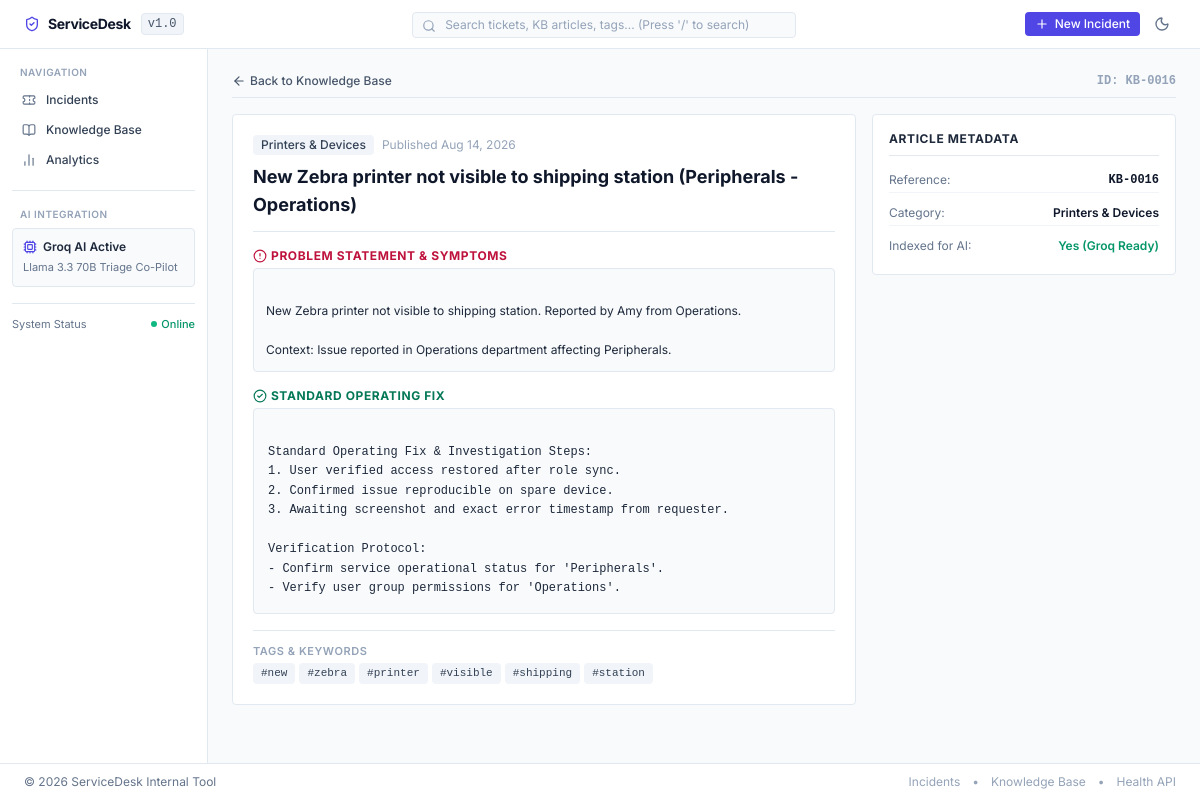
Page /kb/16 on the committed database.
### app/models.py (models this page shows)
class KBArticle(Base):
    __tablename__ = "kb_articles"
    id = Column(Integer, primary_key=True, index=True, autoincrement=True)
    title = Column(String(255), nullable=False)
    category = Column(String(100), nullable=False)
    problem = Column(Text, nullable=False)
    solution = Column(Text, nullable=False)
    keywords = Column(Text, nullable=True)
    created_at = Column(DateTime(timezone=True), default=utc_now)

### app/routers/kb.py (the view)
@router.get("/kb/{article_id}", response_class=HTMLResponse)
async def view_kb_article(
    request: Request,
    article_id: int,
    created: Optional[bool] = False,
    db: Session = Depends(get_db)
):
    article = KBService.get_article_by_id(db, article_id)
    if not article:
        raise HTTPException(status_code=404, detail=f"Knowledge Base article #{article_id} not found")
    return templates.TemplateResponse(
        request=request,
        name="kb/detail.html",
        context={
            "app_name": settings.APP_NAME,
            "article": article,
            "created": created
        }
    )

### app/templates/kb/detail.html (shortened to what this page needs)
{% extends "base.html" %}
{% block content %}
<div class="space-y-4">
    <div class="flex items-center justify-between pb-2 border-b border-slate-200 dark:border-slate-800">
        <a href="/kb" class="inline-flex items-center gap-1 text-xs font-medium text-slate-600 dark:text-slate-400 hover:text-indigo-600 transition">
            <i data-lucide="arrow-left" class="w-3.5 h-3.5"></i>
            <span>Back to Knowledge Base</span>
        </a>
        <span class="font-mono text-xs font-semibold text-slate-400">ID: KB-{{ "%04d" % article.id }}</span>
    </div>
    <div class="grid grid-cols-1 lg:grid-cols-12 gap-4">
        <div class="lg:col-span-8 space-y-4">
            <div class="rounded border border-slate-200 dark:border-slate-800 bg-white dark:bg-slate-900 p-5 shadow-xs space-y-4">
                <div class="pb-3 border-b border-slate-200 dark:border-slate-800 space-y-2">
                    <div class="flex items-center gap-2">
                        <span class="text-xs px-2 py-0.5 rounded bg-slate-100 dark:bg-slate-800 text-slate-700 dark:text-slate-300 font-medium">
                            {{ article.category }}
                        </span>
                        <span class="text-xs text-slate-400">Published {{ article.created_at.strftime('%b %d, %Y') }}</span>
                    </div>
                    <h1 class="text-base sm:text-lg font-bold text-slate-900 dark:text-white">
                        {{ article.title }}
                    </h1>
                </div>
                <div class="space-y-1">
                    <h2 class="text-xs font-bold uppercase tracking-wider text-rose-700 dark:text-rose-400 flex items-center gap-1">
                        <i data-lucide="alert-circle" class="w-3.5 h-3.5"></i>
                        <span>Problem Statement & Symptoms</span>
                    </h2>
                    <div class="p-3 rounded border border-slate-200 dark:border-slate-800 bg-slate-50 dark:bg-slate-950 text-xs text-slate-800 dark:text-slate-200 leading-relaxed whitespace-pre-line">
                        {{ article.problem }}
                    </div>
                </div>
                <div class="space-y-1">
                    <h2 class="text-xs font-bold uppercase tracking-wider text-emerald-700 dark:text-emerald-400 flex items-center gap-1">
                        <i data-lucide="check-circle-2" class="w-3.5 h-3.5"></i>
                        <span>Standard Operating Fix</span>
                    </h2>
                    <div class="p-3.5 rounded border border-slate-200 dark:border-slate-800 bg-slate-50 dark:bg-slate-950 text-xs text-slate-800 dark:text-slate-200 leading-relaxed whitespace-pre-line font-mono">
                        {{ article.solution }}
                    </div>
                </div>
                {% if article.keywords %}
                    <div class="pt-3 border-t border-slate-200 dark:border-slate-800 space-y-1">
                        <span class="text-[11px] font-semibold text-slate-400 uppercase tracking-wider block">Tags & Keywords</span>
                        <div class="flex flex-wrap gap-1">
                            {% for kw in article.keywords.split(',') %}
                                <a href="/kb?q={{ kw.strip() }}" class="px-2 py-0.5 rounded bg-slate-100 dark:bg-slate-800 text-slate-700 dark:text-slate-300 hover:text-indigo-600 text-[11px] font-mono transition">
                                    #{{ kw.strip() }}
                                </a>
                            {% endfor %}
                        </div>
                    </div>
                {% endif %}
            </div>
        </div>
        <div class="lg:col-span-4 space-y-4">
            <div class="rounded border border-slate-200 dark:border-slate-800 bg-white dark:bg-slate-900 p-4 shadow-xs space-y-3">
                <h3 class="text-xs font-bold uppercase tracking-wider text-slate-800 dark:text-slate-200 pb-2 border-b border-slate-200 dark:border-slate-800">
                    Article Metadata
                </h3>
                <div class="space-y-2 text-xs">
                    <div class="flex justify-between py-1 border-b border-slate-100 dark:border-slate-800">
                        <span class="text-slate-500">Reference:</span>
                        <span class="font-mono font-semibold">KB-{{ "%04d" % article.id }}</span>
                    </div>
                    <div class="flex justify-between py-1 border-b border-slate-100 dark:border-slate-800">
                        <span class="text-slate-500">Category:</span>
                        <span class="font-semibold">{{ article.category }}</span>
                    </div>
                    <div class="flex justify-between py-1">
                        <span class="text-slate-500">Indexed for AI:</span>
                        <span class="font-semibold text-emerald-600 dark:text-emerald-400">Yes (Groq Ready)</span>
                    </div>
                </div>
            </div>
        </div>
    </div>
</div>
{% endblock %}

### app/static/css/style.css (style rules this page uses)
body { font-family: 'Inter', -apple-system, BlinkMacSystemFont, "Segoe UI", Roboto, sans-serif; color: #0f172a; background-color: #f8fafc; }

### rows in the picture
KBArticle: id "0016", category "Printers & Devices", created_at "Aug 14, 2026", title "New Zebra printer not visible to shipping station (Peripherals - Operations)", problem "New Zebra printer not visible to shipping station. Reported by Amy from Operations. Context: Issue reported in Operations department affecting Peripherals.", solution "Standard Operating Fix & Investigation Steps: 1. User verified access restored after role sync. 2. Confirmed issue reproducible on spare device. 3. Awaiting screenshot and exact error timestamp from requester. Verification Protocol: - Confirm service operational status for 'Peripherals'. - Verify user group permissions for 'Operations'."

### other values in the picture
{{ kw.strip() }} "new" "zebra" "printer" "visible" "shipping" "station"
